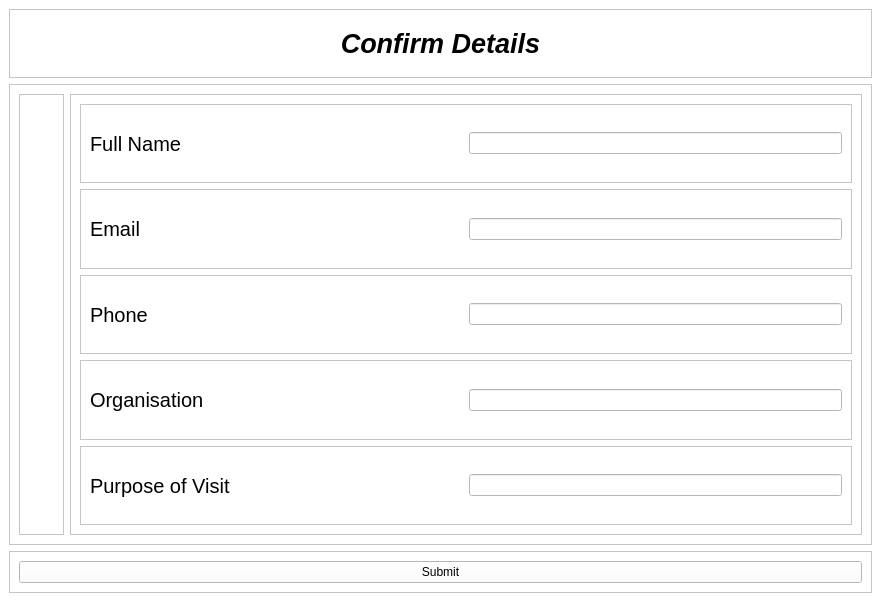
<?xml version="1.0" encoding="UTF-8"?>
<ui version="4.0">
 <class>MainWindow</class>
 <widget class="QMainWindow" name="MainWindow">
  <property name="geometry">
   <rect>
    <x>0</x>
    <y>0</y>
    <width>881</width>
    <height>602</height>
   </rect>
  </property>
  <property name="windowTitle">
   <string>MainWindow</string>
  </property>
  <property name="styleSheet">
   <string notr="true">background-color: rgb(255, 255, 255);</string>
  </property>
  <widget class="QWidget" name="centralwidget">
   <layout class="QVBoxLayout" name="verticalLayout">
    <item>
     <widget class="QFrame" name="frame">
      <property name="sizePolicy">
       <sizepolicy hsizetype="Preferred" vsizetype="Fixed">
        <horstretch>0</horstretch>
        <verstretch>0</verstretch>
       </sizepolicy>
      </property>
      <property name="frameShape">
       <enum>QFrame::StyledPanel</enum>
      </property>
      <property name="frameShadow">
       <enum>QFrame::Raised</enum>
      </property>
      <layout class="QVBoxLayout" name="verticalLayout_2">
       <item>
        <widget class="QWidget" name="widget" native="true">
         <property name="sizePolicy">
          <sizepolicy hsizetype="Preferred" vsizetype="Fixed">
           <horstretch>0</horstretch>
           <verstretch>0</verstretch>
          </sizepolicy>
         </property>
         <layout class="QVBoxLayout" name="verticalLayout_3">
          <item>
           <widget class="QLabel" name="label">
            <property name="font">
             <font>
              <pointsize>20</pointsize>
              <weight>75</weight>
              <italic>true</italic>
              <bold>true</bold>
             </font>
            </property>
            <property name="text">
             <string>Confirm Details</string>
            </property>
            <property name="alignment">
             <set>Qt::AlignCenter</set>
            </property>
           </widget>
          </item>
         </layout>
        </widget>
       </item>
      </layout>
     </widget>
    </item>
    <item>
     <widget class="QFrame" name="frame_2">
      <property name="frameShape">
       <enum>QFrame::StyledPanel</enum>
      </property>
      <property name="frameShadow">
       <enum>QFrame::Raised</enum>
      </property>
      <layout class="QHBoxLayout" name="horizontalLayout">
       <item>
        <widget class="QFrame" name="frame_4">
         <property name="sizePolicy">
          <sizepolicy hsizetype="Fixed" vsizetype="Preferred">
           <horstretch>0</horstretch>
           <verstretch>0</verstretch>
          </sizepolicy>
         </property>
         <property name="frameShape">
          <enum>QFrame::StyledPanel</enum>
         </property>
         <property name="frameShadow">
          <enum>QFrame::Raised</enum>
         </property>
         <layout class="QVBoxLayout" name="verticalLayout_5">
          <item>
           <widget class="QWidget" name="widget_2" native="true">
            <property name="sizePolicy">
             <sizepolicy hsizetype="Fixed" vsizetype="Preferred">
              <horstretch>0</horstretch>
              <verstretch>0</verstretch>
             </sizepolicy>
            </property>
            <layout class="QHBoxLayout" name="horizontalLayout_8">
             <item>
              <widget class="QLabel" name="pic">
               <property name="sizePolicy">
                <sizepolicy hsizetype="Fixed" vsizetype="Minimum">
                 <horstretch>0</horstretch>
                 <verstretch>0</verstretch>
                </sizepolicy>
               </property>
               <property name="maximumSize">
                <size>
                 <width>800</width>
                 <height>400</height>
                </size>
               </property>
               <property name="text">
                <string/>
               </property>
               <property name="pixmap">
                <pixmap>img.jpg</pixmap>
               </property>
               <property name="scaledContents">
                <bool>true</bool>
               </property>
              </widget>
             </item>
            </layout>
           </widget>
          </item>
         </layout>
        </widget>
       </item>
       <item>
        <widget class="QFrame" name="frame_5">
         <property name="sizePolicy">
          <sizepolicy hsizetype="Expanding" vsizetype="Preferred">
           <horstretch>0</horstretch>
           <verstretch>0</verstretch>
          </sizepolicy>
         </property>
         <property name="frameShape">
          <enum>QFrame::StyledPanel</enum>
         </property>
         <property name="frameShadow">
          <enum>QFrame::Raised</enum>
         </property>
         <layout class="QVBoxLayout" name="verticalLayout_4">
          <item>
           <widget class="QFrame" name="frame_6">
            <property name="sizePolicy">
             <sizepolicy hsizetype="Expanding" vsizetype="Preferred">
              <horstretch>0</horstretch>
              <verstretch>0</verstretch>
             </sizepolicy>
            </property>
            <property name="frameShape">
             <enum>QFrame::StyledPanel</enum>
            </property>
            <property name="frameShadow">
             <enum>QFrame::Raised</enum>
            </property>
            <layout class="QHBoxLayout" name="horizontalLayout_3">
             <item>
              <widget class="QLabel" name="fnameLabel">
               <property name="sizePolicy">
                <sizepolicy hsizetype="Expanding" vsizetype="Preferred">
                 <horstretch>0</horstretch>
                 <verstretch>0</verstretch>
                </sizepolicy>
               </property>
               <property name="font">
                <font>
                 <pointsize>15</pointsize>
                </font>
               </property>
               <property name="text">
                <string>Full Name</string>
               </property>
              </widget>
             </item>
             <item>
              <widget class="QLineEdit" name="FName">
               <property name="sizePolicy">
                <sizepolicy hsizetype="Expanding" vsizetype="Fixed">
                 <horstretch>0</horstretch>
                 <verstretch>0</verstretch>
                </sizepolicy>
               </property>
              </widget>
             </item>
            </layout>
           </widget>
          </item>
          <item>
           <widget class="QFrame" name="frame_7">
            <property name="sizePolicy">
             <sizepolicy hsizetype="Expanding" vsizetype="Preferred">
              <horstretch>0</horstretch>
              <verstretch>0</verstretch>
             </sizepolicy>
            </property>
            <property name="frameShape">
             <enum>QFrame::StyledPanel</enum>
            </property>
            <property name="frameShadow">
             <enum>QFrame::Raised</enum>
            </property>
            <layout class="QHBoxLayout" name="horizontalLayout_4">
             <item>
              <widget class="QLabel" name="emailLabel">
               <property name="sizePolicy">
                <sizepolicy hsizetype="Expanding" vsizetype="Preferred">
                 <horstretch>0</horstretch>
                 <verstretch>0</verstretch>
                </sizepolicy>
               </property>
               <property name="font">
                <font>
                 <pointsize>15</pointsize>
                </font>
               </property>
               <property name="text">
                <string>Email</string>
               </property>
              </widget>
             </item>
             <item>
              <widget class="QLineEdit" name="Email"/>
             </item>
            </layout>
           </widget>
          </item>
          <item>
           <widget class="QFrame" name="frame_8">
            <property name="sizePolicy">
             <sizepolicy hsizetype="Expanding" vsizetype="Preferred">
              <horstretch>0</horstretch>
              <verstretch>0</verstretch>
             </sizepolicy>
            </property>
            <property name="frameShape">
             <enum>QFrame::StyledPanel</enum>
            </property>
            <property name="frameShadow">
             <enum>QFrame::Raised</enum>
            </property>
            <layout class="QHBoxLayout" name="horizontalLayout_5">
             <item>
              <widget class="QLabel" name="pnoLabel">
               <property name="sizePolicy">
                <sizepolicy hsizetype="Expanding" vsizetype="Preferred">
                 <horstretch>0</horstretch>
                 <verstretch>0</verstretch>
                </sizepolicy>
               </property>
               <property name="font">
                <font>
                 <pointsize>15</pointsize>
                </font>
               </property>
               <property name="text">
                <string>Phone</string>
               </property>
              </widget>
             </item>
             <item>
              <widget class="QLineEdit" name="PNo"/>
             </item>
            </layout>
           </widget>
          </item>
          <item>
           <widget class="QFrame" name="frame_9">
            <property name="frameShape">
             <enum>QFrame::StyledPanel</enum>
            </property>
            <property name="frameShadow">
             <enum>QFrame::Raised</enum>
            </property>
            <layout class="QHBoxLayout" name="horizontalLayout_6">
             <item>
              <widget class="QLabel" name="orgoLabel">
               <property name="sizePolicy">
                <sizepolicy hsizetype="Expanding" vsizetype="Preferred">
                 <horstretch>0</horstretch>
                 <verstretch>0</verstretch>
                </sizepolicy>
               </property>
               <property name="font">
                <font>
                 <pointsize>15</pointsize>
                </font>
               </property>
               <property name="text">
                <string>Organisation</string>
               </property>
              </widget>
             </item>
             <item>
              <widget class="QLineEdit" name="Orgo"/>
             </item>
            </layout>
           </widget>
          </item>
          <item>
           <widget class="QFrame" name="frame_10">
            <property name="frameShape">
             <enum>QFrame::StyledPanel</enum>
            </property>
            <property name="frameShadow">
             <enum>QFrame::Raised</enum>
            </property>
            <layout class="QHBoxLayout" name="horizontalLayout_7">
             <item>
              <widget class="QLabel" name="povLabel">
               <property name="sizePolicy">
                <sizepolicy hsizetype="Expanding" vsizetype="Preferred">
                 <horstretch>0</horstretch>
                 <verstretch>0</verstretch>
                </sizepolicy>
               </property>
               <property name="font">
                <font>
                 <pointsize>15</pointsize>
                </font>
               </property>
               <property name="text">
                <string>Purpose of Visit</string>
               </property>
              </widget>
             </item>
             <item>
              <widget class="QLineEdit" name="pov"/>
             </item>
            </layout>
           </widget>
          </item>
         </layout>
        </widget>
       </item>
      </layout>
     </widget>
    </item>
    <item>
     <widget class="QFrame" name="frame_3">
      <property name="sizePolicy">
       <sizepolicy hsizetype="Preferred" vsizetype="Maximum">
        <horstretch>0</horstretch>
        <verstretch>0</verstretch>
       </sizepolicy>
      </property>
      <property name="frameShape">
       <enum>QFrame::StyledPanel</enum>
      </property>
      <property name="frameShadow">
       <enum>QFrame::Raised</enum>
      </property>
      <layout class="QHBoxLayout" name="horizontalLayout_2">
       <item>
        <widget class="QPushButton" name="Submit">
         <property name="enabled">
          <bool>true</bool>
         </property>
         <property name="sizePolicy">
          <sizepolicy hsizetype="Minimum" vsizetype="Expanding">
           <horstretch>0</horstretch>
           <verstretch>0</verstretch>
          </sizepolicy>
         </property>
         <property name="text">
          <string>Submit</string>
         </property>
        </widget>
       </item>
      </layout>
     </widget>
    </item>
   </layout>
  </widget>
 </widget>
 <resources/>
 <connections/>
</ui>
